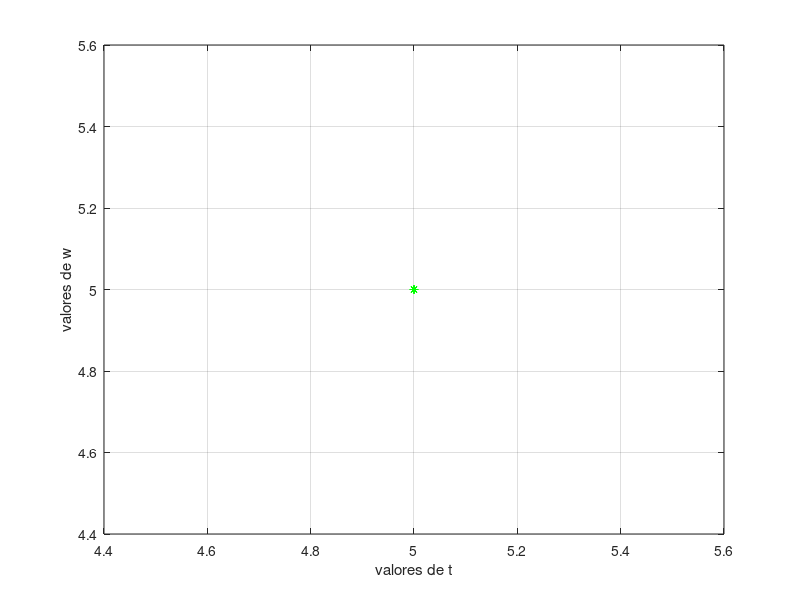

Source code (MATLAB):
# función inicial
f = @(t,y) (200e-3*y-2e-6*y^2); 

# Derivadas recursivas
f1 = @(t,y) (200e-3*f(t,y)-4e-6*(y*f(t,y)));
f2 = @(t,y) (200e-3*f1(t,y)-4e-6*(f(t,y)^2+y*f1(t,y)));
f3 = @(t,y) (200e-3*f2(t,y)-8e-6*f(t,y)*f1(t,y)-4e-6*(f(t,y)*f1(t,y)+y*f2(t,y)));

a = input("ingrese el limite inferior, a: ");
b = input("ingrese el limite superior, b:");
N = input("ingrese el numero de iteraciones, N:");
init = input("Ingrese la condición inicial, init: ");

# Tamaño de paso
h = (b-a)/N;
#Tiempo inicial
t = a;
# Aproximar la solución y
w = init;

for i = 1:N+1
  t(i+1) = t(i)+h
  w(i+1) = w(i)+h*(f(t(i),w(i))+(h/2)*f1(t(i),w(i))+(h^2/6)*f2(t(i),w(i))+(h^3/24)*f3(t(i),w(i)));
  fprintf('%.4f %.8f\n', t(i), w(i));  
  # Grafica
  plot(t(i),w(i),'g*'); grid on;
  xlabel('valores de t'); ylabel('valores de w');
  hold on;
endfor